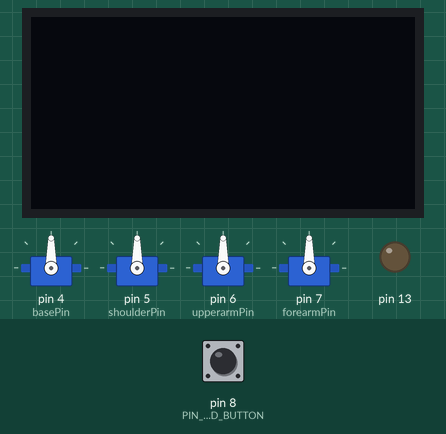
A sketch run on a simulated Arduino Uno, built with avr-gcc and run on an emulated ATmega328P. Parts: 4 × servo, 128×64 one-colour display, output pins drawn as LEDs (lit = HIGH). Inputs (shaded band) come from the test bench; at power-on: pin 8 (PIN_SERVO_READ_BUTTON) HIGH. The OLED is the two-colour kind (top 16 rows yellow); what the sketch prints to the serial monitor is not drawn.

Above: at 1.2 s.
1.3 s: pin 8 (PIN_SERVO_READ_BUTTON) pulled LOW for 0.15 s
At 2.0 s:
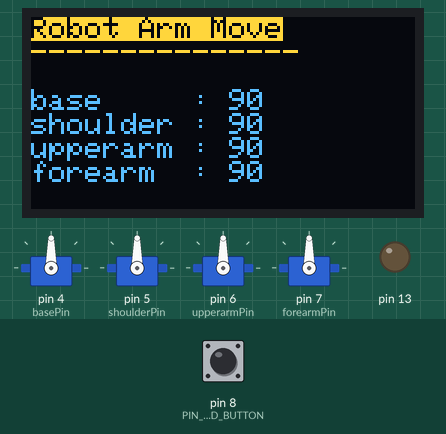
2.9 s: pin 8 (PIN_SERVO_READ_BUTTON) pulled LOW for 3.2 s
At 3.7 s:
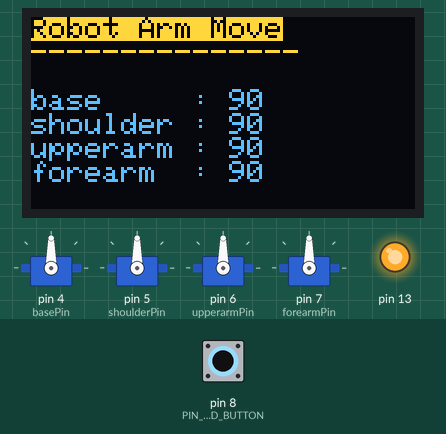
Timing chart, 0 to 7.6 s (numbered marks = the images above; inputs shaded):
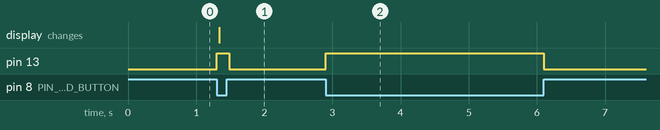

The sketch:

05_robotarm_CTL_BTN.ino
```cpp
#define PIN_SERVO_READ_BUTTON 8

#include <Adafruit_GFX.h>
#include <Adafruit_SSD1306.h>

#define SCREEN_WIDTH 128  // OLED display width, in pixels
#define SCREEN_HEIGHT 64  // OLED display height, in pixels

#define OLED_RESET -1        // Reset pin # (or -1 if sharing Arduino reset pin)
#define SCREEN_ADDRESS 0x3C  ///< See datasheet for Address; 0x3D for 128x64, 0x3C for 128x32
Adafruit_SSD1306 display(SCREEN_WIDTH, SCREEN_HEIGHT, &Wire, OLED_RESET);

//서보
#include <Servo.h>

const int basePin = 4;
const int shoulderPin = 5;
const int upperarmPin = 6;
const int forearmPin = 7;

const int servoInitAngle = 90;

Servo base;
Servo shoulder;
Servo upperarm;
Servo forearm;


int baseAngle = 0;
int shoulderAngle = 0;
int upperarmAngle = 0;
int forearmAngle = 0;

int baseStatus = 0;
int shoulderStatus = 0;
int upperarmStatus = 0;
int forearmStatus = 0;

void setup() {
  // put your setup code here, to run once:
  Serial.begin(115200);
  pinMode(PIN_SERVO_READ_BUTTON, INPUT_PULLUP);
  pinMode(13, OUTPUT);

  //서보모터
  base.attach(basePin);
  shoulder.attach(shoulderPin);
  upperarm.attach(upperarmPin);
  forearm.attach(forearmPin);

  base.write(servoInitAngle);
  shoulder.write(servoInitAngle);
  upperarm.write(servoInitAngle);
  forearm.write(servoInitAngle);

  //OLED
  // SSD1306_SWITCHCAPVCC = generate display voltage from 3.3V internally
  if (!display.begin(SSD1306_SWITCHCAPVCC, SCREEN_ADDRESS)) {
    Serial.println(F("SSD1306 allocation failed"));
    for (;;)
      ;  // Don't proceed, loop forever
  }

  Serial.println("oled found");
  // Clear the buffer
  display.clearDisplay();
  display.display();
}

int servoParallelControl(int thePos, Servo theServo, int speed) {
  int startPos = theServo.read();
  int newPos = startPos;

  if (startPos < (thePos)) {
    newPos = newPos + 1;
    theServo.write(newPos);
    delay(speed);
    return 0;
  } else if (newPos > (thePos)) {
    newPos = newPos - 1;
    theServo.write(newPos);
    delay(speed);
    return 0;
  } else {
    return 1;
  }
}

void readServoAngle() {
  if (digitalRead(PIN_SERVO_READ_BUTTON) == LOW) {
    baseAngle = base.read();
    shoulderAngle = shoulder.read();
    upperarmAngle = upperarm.read();
    forearmAngle = forearm.read();
    digitalWrite(13, HIGH);
    displayOLED();
  }
  else{
    digitalWrite(13, LOW);
  }
}

void displayOLED() {
  String baseStr = "base     : " + String(baseAngle);
  String shoulderStr = "shoulder : " + String(shoulderAngle);
  String upperarmStr = "upperarm : " + String(upperarmAngle);
  String forearmStr = "forearm  : " + String(forearmAngle);

  display.setTextSize(1.5);
  display.setTextColor(SSD1306_BLACK, SSD1306_WHITE);

  display.setCursor(0, 0);
  display.println("Robot Arm Move");
  display.setTextColor(SSD1306_WHITE);
  display.println("---------------");
  display.println(" ");

  display.setTextSize(1);
  display.println(baseStr);
  display.println(shoulderStr);
  display.println(upperarmStr);
  display.println(forearmStr);
  display.println(" ");

  display.display();
}

void loop() {
  // put your main code here, to run repeatedly:
  display.clearDisplay();
  readServoAngle();

  while (Serial.available() > 0) {
    //85,45,100,45d

    baseAngle = Serial.parseInt();
    shoulderAngle = Serial.parseInt();
    upperarmAngle = Serial.parseInt();
    forearmAngle = Serial.parseInt();

    if (Serial.read() == 'd') {
      Serial.println("Received Signal");
    }

    // displayOLED();

    int done = 0;
    while (done == 0) {
      baseStatus = servoParallelControl(baseAngle, base, 20);
      shoulderStatus = servoParallelControl(shoulderAngle, shoulder, 20);
      upperarmStatus = servoParallelControl(upperarmAngle, upperarm, 20);
      forearmStatus = servoParallelControl(forearmAngle, forearm, 20);

      if (baseStatus == 1 && shoulderStatus == 1 && upperarmStatus == 1 && forearmStatus == 1) {
        done = 1;
      }
    }
    delay(100);
  }
}
```

Measured:
- after the input at 1.3 s, pin 13: LOW → HIGH at once, → LOW 0.19 s later; the display: changes at once (image 1)
- after the input at 2.9 s, pin 13: LOW → HIGH at once, → LOW 3.2 s later
